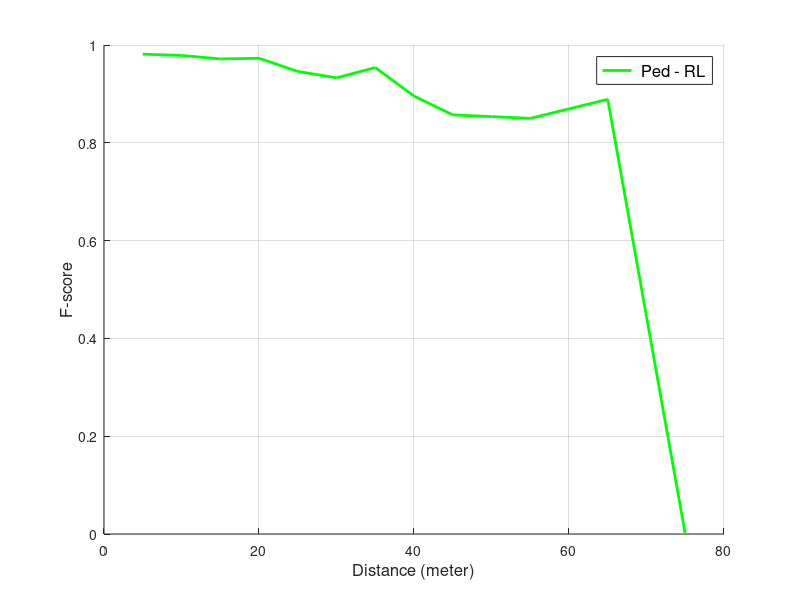

This figure's MATLAB source:
clc
clear
close all

%% load data
load TrainVal_Remove_MIN_MAX_RI_PC
load TrainVal_labelsPC;
load TrainVal_predictPC;

%% Ped
PedIndex = TrainVal_labelsPC == 0; % binary index for Ped labels
dmPed = TrainVal_Remove_MIN_MAX_RI_PC(PedIndex);
predictPed = TrainVal_predictPC(PedIndex); predictPed = predictPed == 0;
gtPed = TrainVal_labelsPC(PedIndex); gtPed = gtPed == 0;

% divide samples based on depth
spDivRIr = [5,10,15,20,25,30,35,40,45,50,55,60,65,70,75,80];
%spDivRIr=linspace(5,80,100);
%spDivRIr = [5,20,35,50,65,80];
%spDivRIr = linspace(5,80,11);
% % usand range inverse
% st.x_MEDIO = 5;   % movement direction
% st.x_max = 80;
% st.y_MEDIO = -80; % right
% st.y_max = 80;  % left
% dm = (st.x_max*(spDivRIr-st.x_MEDIO))./(spDivRIr*(st.x_max-st.x_MEDIO)); 
% dm(dm < 0) = 0; dm(dm > 1) = 1;
% spDivRI  = uint8(255*dm);

spDivRI=spDivRIr;

accPed = zeros(length(spDivRI)-1, 1);
FscorePedI = zeros(length(spDivRI)-1, 1);
PercPed = zeros(length(spDivRI)-1, 1);

for i = 1:size(spDivRIr,2)-1
    
dmMEDIO = spDivRI(i);
dmMax = spDivRI(i+1);
pilarIndex = (dmPed >= dmMEDIO) & (dmPed < dmMax);
predictPilarPed = predictPed(pilarIndex);
gtPilarPed = gtPed(pilarIndex);   
PercPed(i) = sum(pilarIndex) / length(dmPed) * 100; % percentage of samples

% F-score
TP = sum((predictPilarPed == 1) & (gtPilarPed == 1));
FN = sum((predictPilarPed == 0) & (gtPilarPed == 1));
FP = sum((predictPilarPed == 1) & (gtPilarPed == 0));
TN = sum((predictPilarPed == 0) & (gtPilarPed == 0));
P=TP+FN;
N=FP+TN;
accPed(i) =(TP+TN)/(P+N); 
Recall=TP./(TP+FN);
Precision=TP./(TP+FP);
FscorePedI(i) = (2*Precision*Recall)/(Precision+Recall);

end

FscorePedI(isnan(FscorePedI)) = 0

%% plot
spDivRIr_PC_Ped=spDivRIr(1:end-1);
save spDivRIr_PC_Ped.mat spDivRIr_PC_Ped

FscorePedI_PC = FscorePedI;
FscorePedI_PC(10) = (FscorePedI_PC(9)+FscorePedI_PC(11))/2;
FscorePedI_PC(12) = (FscorePedI_PC(11)+FscorePedI_PC(13))/2;
FscorePedI_PC(14) = (FscorePedI_PC(13)+FscorePedI_PC(15))/2;
save FscorePedI_PC.mat FscorePedI_PC

save PercPed.mat PercPed

hold on
plot(spDivRIr_PC_Ped, FscorePedI_PC, '-g','LineWidth',2);
hold off
%xlim([5 80]); ylim([0 1]); 
grid on
xlabel('Distance (meter)','FontSize',12)
ylabel('F-score','FontSize',12)
legend({' Ped - RL'},'FontSize',12)

% figure
% bar(PercPed)
